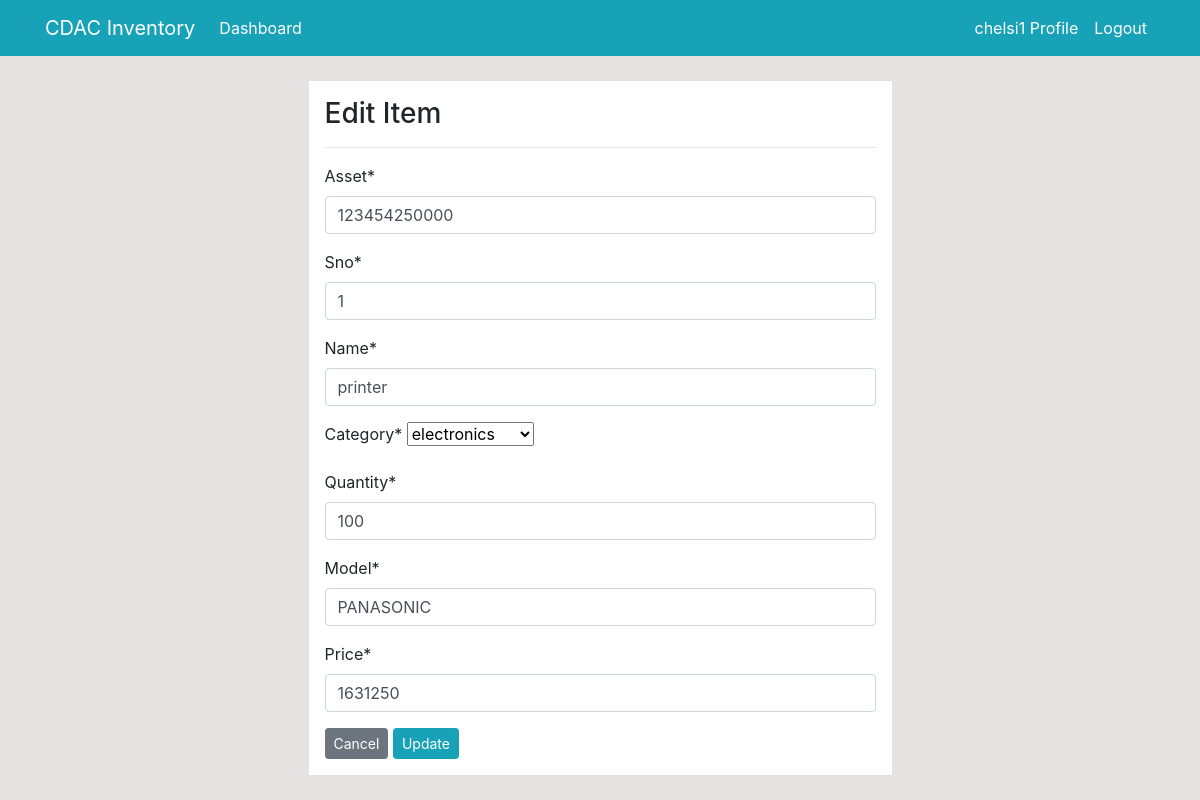
The app's page /product/update/24/ (signed in), older data.
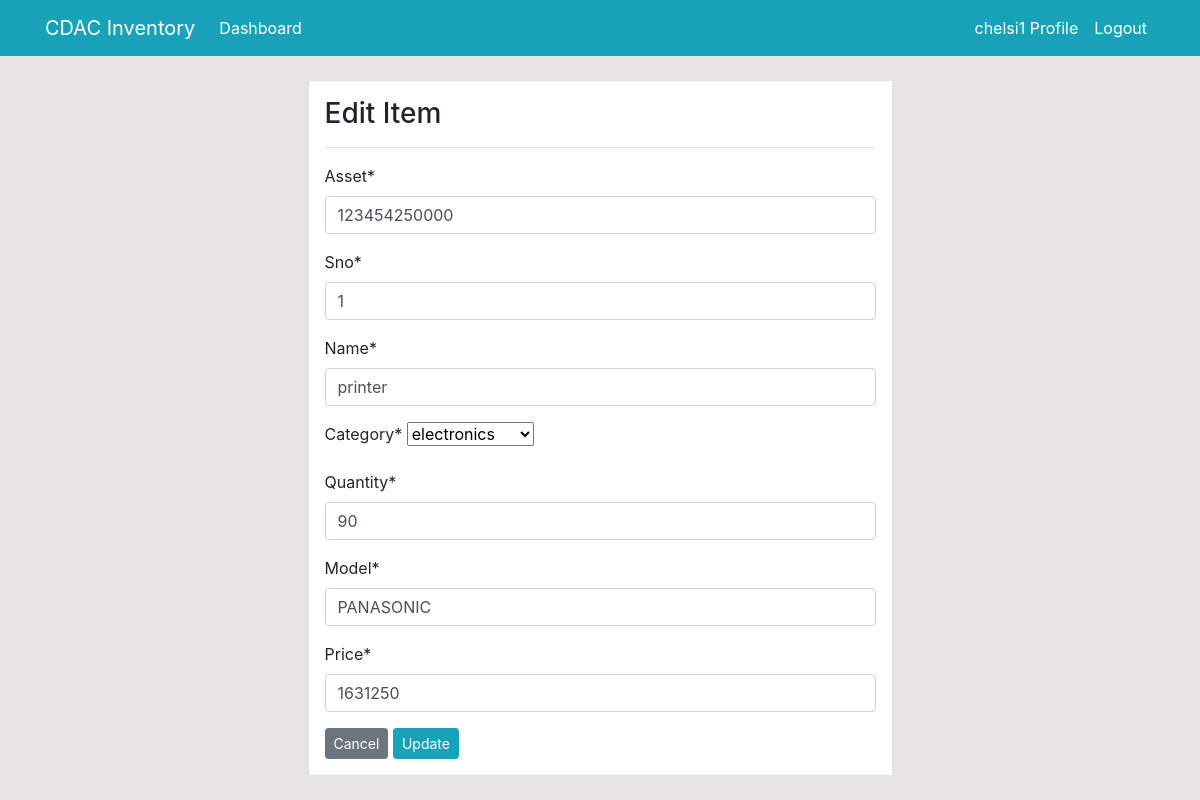
The same page, newer data.
### dashboard/models.py (models this page shows, shortened)
class Product(models.Model):
    asset=models.CharField(max_length=30,null=True)
    sno=models.CharField(max_length=15,null=True)
    name=models.CharField(max_length=100,null=True)
    category=models.CharField(max_length=20,choices=category,null=True)
    quantity=models.PositiveIntegerField(null=True)
    model=models.CharField(max_length=300,null=True)
    barcode=models.ImageField(upload_to='images/',null=True)
    price=models.PositiveIntegerField(null=True)
    class Meta:
        verbose_name_plural='Product'

### dashboard/views.py (the view)
# urls.py: path('product/update/<int:pk>/',views.product_update,name='dashboard-product-update'),
@login_required
def product_update(request,pk):
    item=Product.objects.get(id=pk)
    if request.method=='POST':
        form=ProductForm(request.POST,instance=item)
        if form.is_valid():
            form.save()
            return redirect('dashboardproduct')
    else:
        form=ProductForm(instance=item)
    context={
        'form':form
    }
    return render(request,'dashboard/product_update.html',context)

### dashboard/forms.py
class ProductForm(forms.ModelForm):
    class Meta:
        model=Product
        fields=['asset','sno','name','category','quantity','model','price']

### template/dashboard/product_update.html (shortened to what this page needs)
{% extends 'partials/base.html' %}
{% load crispy_forms_tags %}
{% block content %}
<div class="row my-4">
    <div class="col-md-6 offset-md-3">
        <div class="border p-3 bg-white">
            <h3>Edit Item</h3>
            <hr>
            <form method="POST">
                {{ form|crispy }}
                <a class="btn btn-secondary btn-sm" href="{% url 'dashboardproduct' %}">Cancel</a>
                <input class="btn btn-info btn-sm" type="submit" value="Update">
            </form>
        </div>
    </div>
</div>
{% endblock %}

Row changes from the older to the newer data that the page shows:
changed Product "printer": quantity "100" → "90"
